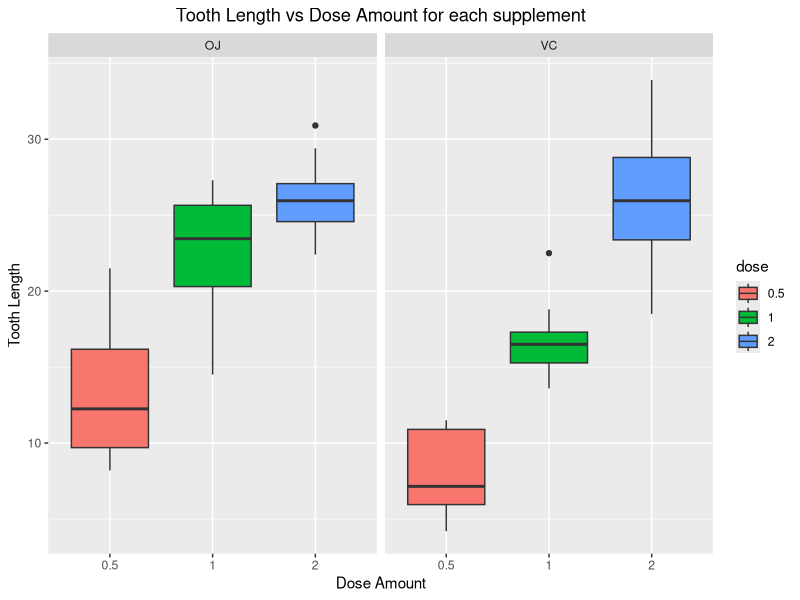

Recreate this plot in R.
## ---- chunk 1
knitr::opts_chunk$set(echo = TRUE)
## ---- chunk 2
library(datasets)
data(ToothGrowth)
str(ToothGrowth)
head(ToothGrowth)
summary(ToothGrowth)
## ---- chunk 3
library(ggplot2)
ToothGrowth$dose <- as.factor(ToothGrowth$dose)
ggplot(data=ToothGrowth, aes(x=dose, y=len)) + geom_boxplot(aes(fill=dose)) + labs(x="Dose Amount", y="Tooth Length", title="Tooth Length vs Dose Amount for each supplement") + facet_grid(.~supp) + theme(plot.title=element_text(hjust=0.5))
## ---- chunk 4
t.test(len~supp, data=ToothGrowth)
## ---- chunk 5
dosetooth_test <- t.test(len~dose, data=subset(ToothGrowth, dose %in% c(0.5,1)))
p_values <- dosetooth_test$p.value
conf_interval_min <- dosetooth_test$conf.int[1]
conf_interval_max <- dosetooth_test$conf.int[2]
## ---- chunk 6
dosetooth_test <- t.test(len~dose, data=subset(ToothGrowth, dose %in% c(1,2)))
p_values <- c(p_values, dosetooth_test$p.value)
conf_interval_min <- c(conf_interval_min,dosetooth_test$conf.int[1])
conf_interval_max <- c(conf_interval_max,dosetooth_test$conf.int[2])
## ---- chunk 7
dosetooth_test <- t.test(len~dose, data=subset(ToothGrowth, dose %in% c(0.5,2)))
p_values <- c(p_values, dosetooth_test$p.value)
conf_interval_min <- c(conf_interval_min,dosetooth_test$conf.int[1])
conf_interval_max <- c(conf_interval_max,dosetooth_test$conf.int[2])
## ---- chunk 8
dose_amounts <- c("0.5-1", "1-2", "0.5-2")
tooth_dose_table <- data.frame(dose_amounts)
tooth_dose_table <- cbind(tooth_dose_table, p_values)
tooth_dose_table <- cbind(tooth_dose_table, conf_interval_min)
tooth_dose_table <- cbind(tooth_dose_table, conf_interval_max)
tooth_dose_table
